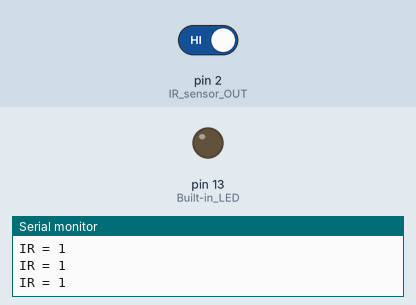
This sketch was run on a simulated Arduino Uno, built with avr-gcc and run on an emulated ATmega328P. Shown: output pins drawn as LEDs (lit = HIGH), the last lines printed to the serial monitor. Inputs (shaded band) come from the test bench; at power-on: pin 2 (IR_sensor_OUT) HIGH.

Above: at 1.2 s.
1.3 s: pin 2 (IR_sensor_OUT) driven LOW
At 1.9 s:
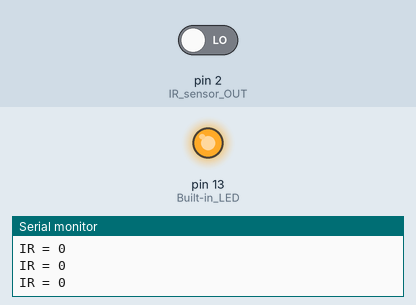
2.9 s: pin 2 (IR_sensor_OUT) driven HIGH
At 4.3 s:
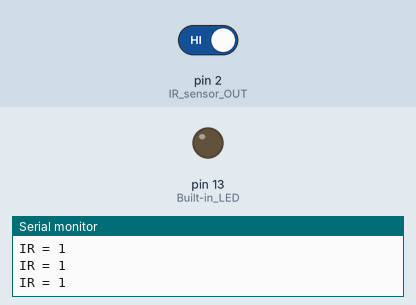
Timing chart, 0 to 5.9 s (numbered marks = the images above; inputs shaded):
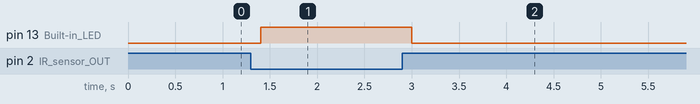

Measured:
- after the input at 1.3 s, pin 13 (Built-in_LED): LOW → HIGH after 0.10 s
- after the input at 2.9 s, pin 13 (Built-in_LED): HIGH → LOW after 0.10 s

The sketch:

ir_sensor.ino
```cpp
void setup()
{
    pinMode(2, INPUT);       // IR sensor OUT → D2
    pinMode(13, OUTPUT);     // Built-in LED → D13

    Serial.begin(9600);
}

void loop()
{
    int irValue = digitalRead(2);

    Serial.print("IR = ");
    Serial.println(irValue);

    if (irValue == LOW)
    {
        digitalWrite(13, HIGH);   // Object detected → LED ON
    }
    else
    {
        digitalWrite(13, LOW);    // No object → LED OFF
    }

    delay(200);
}
```
